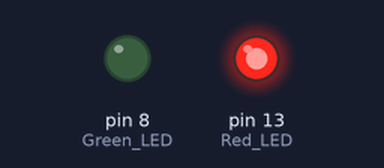
Recording of a sketch running on a simulated Arduino Mega 2560, built with avr-gcc and run on an emulated ATmega2560. Shown: output pins drawn as LEDs (lit = HIGH).

Above: at 0.1 s.
At 5.1 s:
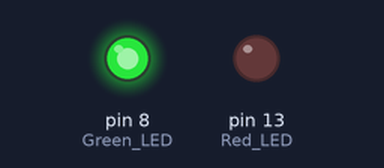
At 10.5 s:
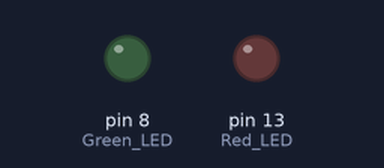
Timing chart, 0 to 12.0 s (numbered marks = the images above):
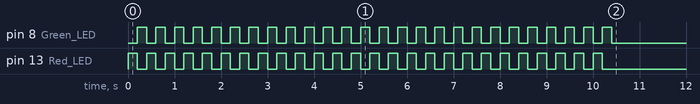

The sketch:

UBX_Echo.ino
```cpp
// UBX Echo

// Simple serial echo for the u-blox NEO-M8T GNSS FeatherWing
// https://github.com/PaulZC/NEO-M8T_GNSS_FeatherWing

// ** Changes the NEO-M8T Baud rate from 9600 to 115200 **
// (to allow fast RAWX logging)

// Designed to run on the Adafruit Feather M0 Adalogger
// https://www.adafruit.com/product/2796
// https://learn.adafruit.com/adafruit-feather-m0-adalogger

// Code is based on:
// https://github.com/adafruit/Adafruit_GPS/tree/master/examples/GPS_HardwareSerial_EchoTest

void setup()
{
  Serial1.begin(9600); // Start off using 9600 Baud to talk to the NEO-M8T
  Serial.begin(115200); // Use 115200 baud to talk to the PC

  // give the NEO-M8T time to power up and/or give the user time to open a serial monitor
  // by flashing the LEDs for 10 seconds
  pinMode(13, OUTPUT); // Red LED
  pinMode(8, OUTPUT); // Green LED
  // flash red and green LEDs on reset
  for (int i=0; i <= 25; i++) {
    digitalWrite(13, HIGH);
    delay(200);
    digitalWrite(13, LOW);
    digitalWrite(8, HIGH);
    delay(200);
    digitalWrite(8, LOW);
  }

  // Wait for user to run python script or open serial monitor
  // Comment out if you want the code to run without waiting
  //while (!Serial);

  // Change the NEO-M8T UART Baud rate to 115200
  // (DDC (I2C) and SPI rates can be set independantly if required)
  // Allow both NMEA and UBX protocols (but not RTCM)
  // Disable autobauding
  Serial1.write("$PUBX,41,1,0003,0003,115200,0*1C\r\n");

  // Allow time for Baud rate change
  delay(1000);

  // Restart serial communications at 115200 Baud
  Serial1.begin(115200);
}

void loop() // run over and over again
{
  if (Serial.available()) {
    digitalWrite(13, HIGH); // Flash red LED
    char c = Serial.read();
    Serial1.write(c);
    digitalWrite(13, LOW);
  }
  if (Serial1.available()) {
    digitalWrite(8, HIGH); // Flash green LED
    char c = Serial1.read();
    Serial.write(c);
    digitalWrite(8, LOW);
  }
}
```
